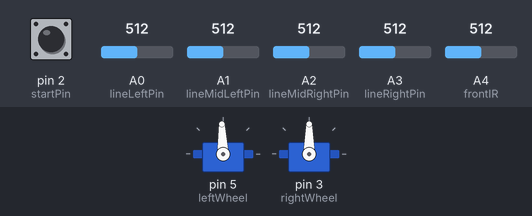
A sketch run on a simulated Arduino Uno, built with avr-gcc and run on an emulated ATmega328P. Parts: 2 × servo. The test bench sets the inputs (shaded band); at power-on: pin 2 (startPin) LOW, A0 (lineLeftPin) = 512, A1 (lineMidLeftPin) = 512, A2 (lineMidRightPin) = 512, A3 (lineRightPin) = 512, A4 (frontIR) = 512. What the sketch prints to the serial monitor is not drawn.

Above: at 1.2 s.
1.3 s: pin 2 (startPin) pulled HIGH for 0.15 s
At 2.6 s:
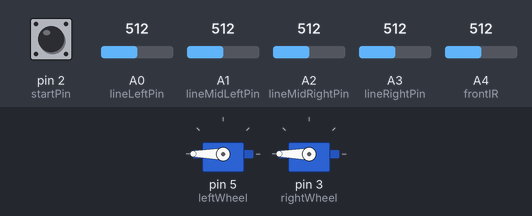
Timing chart, 0 to 4.3 s (numbered marks = the images above; inputs shaded):
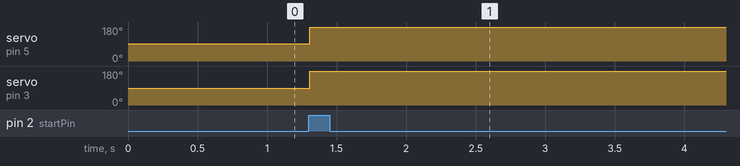

Measured:
- after the input at 1.3 s, servo on pin 5 (leftWheel): 92° → 180° at once; servo on pin 3 (rightWheel): 90° → 180° at once

The sketch:

Milestone2.ino
```cpp
#include <Servo.h>
Servo leftWheel, rightWheel;
int startPin = 2;
int lineMidLeft, lineMidRight, lineRight, lineLeft;             //Line Sensor Values Variables
int lineMidLeftPin, lineMidRightPin, lineRightPin, lineLeftPin; // Analog pins with line sensors
int toleranceForward = 200; //
int blackDetect = 600;      // Threshold above which sensors are reading a black line
int turn = 0;               // Determines stage of 8-figure turn, values 0-7
boolean startFlag = false;  // Set by pressing button, starts operation of robot.
int frontDistance;
int frontIR;

void setup() {
  // put your setup code here, to run once:
  Serial.begin(9600);  //Debug
  pinMode(startPin, INPUT);
  // Initialize system variables
  //Setup servos, pin 5 left wheel, pin 3 right wheel
  leftWheel.attach(5);
  rightWheel.attach(3);
  lineMidLeftPin = A1;
  lineMidRightPin = A2;
  lineRightPin = A3;
  lineLeftPin = A0;
  frontIR = A4;
}

void loop() {
  // put your main code here, to run repeatedly:
  frontDistance = analogRead(frontIR);
  Serial.println(frontDistance);
  printSensors();
  if (!startFlag){
    if (digitalRead(startPin) == HIGH) startFlag = true;
    leftWheel.write(92);  //Stop left wheel moving
    rightWheel.write(90); //Stop right wheel forward
  }
  if (startFlag){
    if (frontDistance < 300){ //Keep walking when distance is greater than 8cm
      if ((abs(lineMidLeft - lineMidRight) < toleranceForward))walkForward();
      // If not on the black line, readjust
      else if (lineMidLeft >= lineMidRight) leftDrift();
      else if (lineMidLeft < lineMidRight)  rightDrift();
    }
    else{               //Turn right when it is 300 cm away from the wall
      rightTurn();
    }
  }
}


//5cm         419
//10cm        230
//15cm        160
//20cm        120
//25cm        95
//30cm        70
//35cm        60
//40cm        48
//45cm        45
//50cm        40
//60cm        30
//70cm        16

//For the wood, up to 3cm accuracy
void printSensors(){
    // Used for debugging
    // Prints line sensor values left to right
    lineLeft = analogRead(lineLeftPin);
    lineMidLeft = analogRead(lineMidLeftPin);
    lineMidRight = analogRead(lineMidRightPin);
    lineRight = analogRead(lineRightPin);
  Serial.print(lineLeft);
  Serial.print("  ");
  Serial.print(lineMidLeft);
  Serial.print("  ");
  Serial.print(lineMidRight);
  Serial.print("  ");
  Serial.print(lineRight);
  Serial.print("  ");
  Serial.print(turn);
  Serial.print("  ");
  Serial.println();
}
```

WallTurn.ino
```cpp
// Complete 90 degree left turn at intersection
void leftTurn(){
  bool turnDone = false;
  //walkForward();
  //delay(200);
  bool flag = false;
  while (! turnDone) {
    leftTurnSlow(); //Begin turning left
    delay(100);
    //Update needed sensor values
    lineMidLeft = analogRead(lineMidLeftPin);

    //Test necessary conditions for completion of left turn
    if (!flag && lineMidLeft < blackDetect) flag = true;
    if (flag && lineMidLeft  > blackDetect) turnDone = true;
  }
}

// Complete 90 degree right turn at intersection
void rightTurn(){
  bool turnDone = false;
  //walkForward();
  //delay(200);
  bool flag = false;
  while (! turnDone) {
    rightTurnFast(); ///Begin turning right
    delay(100);
    //Update needed sensor values
    lineMidRight = analogRead(lineMidRightPin);
//    printSensors();
    //Test necessary conditions for completion of right turn
    if (!flag && lineMidRight < blackDetect) flag = true;
    if (flag && lineMidRight  > blackDetect) turnDone = true;
  }
}

void keepStraight(){
  char turnFlag = 1;
  while (turnFlag) {
    walkForward();
    lineLeft = analogRead(lineLeftPin); lineRight = analogRead(lineRightPin);
    if (lineLeft < blackDetect && lineRight < blackDetect) turnFlag = 0;
  }
}

void walkForward(){ //Moving forward full speed
  leftWheel.write(137);  //137-92 = 45
  rightWheel.write(45);
}

void leftTurnSlow(){ //Slow turn: turn left with just one wheel
  leftWheel.write(92); //Stop left wheel moving
  rightWheel.write(0); //Move right wheel forward
}

void rightTurnSlow(){ //Slow turn: turn right with one wheel
  leftWheel.write(180); //Move left wheel forward
  rightWheel.write(90); //Stop right wheel moving
}

void leftTurnFast(){ //Fast turn: turn left with both wheels
  leftWheel.write(0);   //Move left wheel backward
  rightWheel.write(0);  //Move right wheel forward
}

void rightTurnFast(){ //Fast turn: turn right with both wheels
  leftWheel.write(180); //Move left wheel forward
  rightWheel.write(180);//Move right wheel backward
}

void leftDrift(){
  leftWheel.write(90);
  rightWheel.write(0);
}

void rightDrift(){
  leftWheel.write(180); //
  rightWheel.write(90); //
}
```
